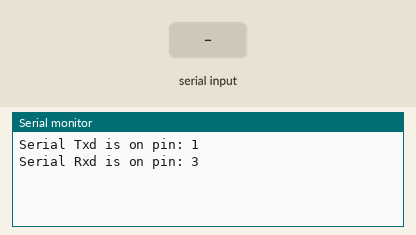
A sketch run on a simulated ESP32. Shown: the last lines printed to the serial monitor. The test bench sets the inputs (shaded band).

Above: at 1.2 s.
1.3 s: "1\n" received over the second serial link
At 2.4 s:
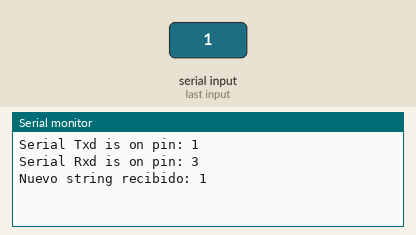
2.8 s: "0\n" received over the second serial link
At 3.5 s:
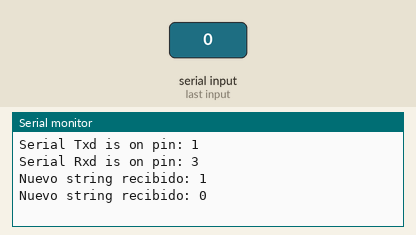
4.3 s: "2\n" received over the second serial link
At 4.6 s:
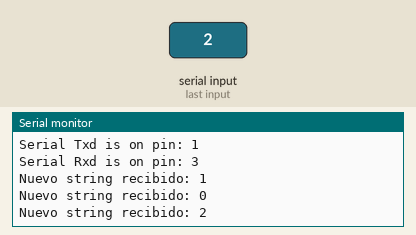

The sketch:

uart_esp32_rx.ino
```cpp
#define RXD2 16
#define TXD2 17

void setup() {
  Serial.begin(115200);
  Serial2.begin(9600, SERIAL_8N1, RXD2, TXD2);
  Serial.println("Serial Txd is on pin: " + String(TX));
  Serial.println("Serial Rxd is on pin: " + String(RX));
}

void loop() {
  static String receivedString = "";

  while (Serial2.available()) {
    char receivedChar = Serial2.read();

    if (receivedChar == '\n') {
      // Fin del string, procesar el string recibido
      processString(receivedString);

      // Enviar confirmación al ATmega32U4
      Serial2.print('C');
      Serial2.flush();  // Asegurar que la confirmación se envíe de inmediato

      // Reiniciar el string para la próxima transmisión
      receivedString = "";
    } else {
      // Agregar el carácter al string
      receivedString += receivedChar;
    }
  }
}

void processString(String data) {
  Serial.println("Nuevo string recibido: " + data);
}
```

Measured:
- after the input at 1.3 s, the serial monitor: prints a new line at once (image 1)
- after the input at 2.8 s, the serial monitor: prints a new line at once (image 2)
- after the input at 4.3 s, the serial monitor: prints a new line at once (image 3)
